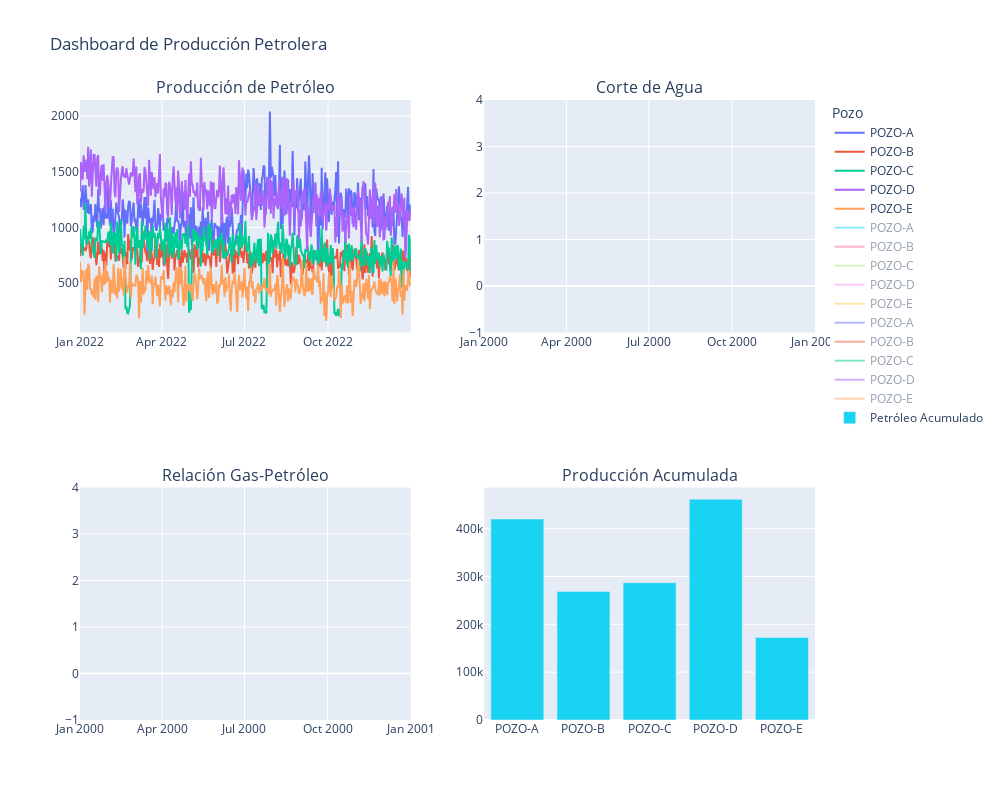

Notebook source saved alongside this figure:
### Code cell
# Dashboard interactivo con múltiples indicadores
fig = make_subplots(
    rows=2, cols=2,
    subplot_titles=('Producción de Petróleo', 'Corte de Agua', 
                   'Relación Gas-Petróleo', 'Producción Acumulada'),
    specs=[[{"type": "scatter"}, {"type": "scatter"}],
           [{"type": "scatter"}, {"type": "bar"}]]
)

# 1. Producción de petróleo
for pozo in pozos:
    datos_pozo = df[df['pozo'] == pozo]
    fig.add_trace(
        go.Scatter(x=datos_pozo['fecha'], y=datos_pozo['petroleo_bbl'],
                  name=pozo, mode='lines'),
        row=1, col=1
    )

# 2. Corte de agua
for pozo in pozos:
    datos_pozo = df[df['pozo'] == pozo]
    fig.add_trace(
        go.Scatter(x=datos_pozo['fecha'], y=datos_pozo['corte_agua'],
                  name=pozo, mode='lines', visible='legendonly'),
        row=1, col=2
    )

# 3. Relación gas-petróleo
for pozo in pozos:
    datos_pozo = df[df['pozo'] == pozo]
    fig.add_trace(
        go.Scatter(x=datos_pozo['fecha'], y=datos_pozo['gas_petroleo_ratio'],
                  name=pozo, mode='lines', visible='legendonly'),
        row=2, col=1
    )

# 4. Producción acumulada
fig.add_trace(
    go.Bar(x=produccion_acumulada.index, y=produccion_acumulada['petroleo_bbl'],
          name='Petróleo Acumulado'),
    row=2, col=2
)

# Actualizar layout
fig.update_layout(height=800, width=1000, title_text="Dashboard de Producción Petrolera",
                 legend_title='Pozo')
fig.show()

### Figure 1 — Plotly figure (JSON) as saved in the notebook; plotly's stock layout.template omitted (floating-point values rounded to 4 significant figures; data arrays with more than 128 entries replaced by an {"elided": "..."} marker saying what was removed)
{"data": [{"mode": "lines", "name": "POZO-A", "type": "scatter", "x": {"elided": "365 str values"}, "xaxis": "x", "y": {"elided": "365 float values"}, "yaxis": "y"}, {"mode": "lines", "name": "POZO-B", "type": "scatter", "x": {"elided": "365 str values"}, "xaxis": "x", "y": {"elided": "365 float values"}, "yaxis": "y"}, {"mode": "lines", "name": "POZO-C", "type": "scatter", "x": {"elided": "365 str values"}, "xaxis": "x", "y": {"elided": "365 float values"}, "yaxis": "y"}, {"mode": "lines", "name": "POZO-D", "type": "scatter", "x": {"elided": "365 str values"}, "xaxis": "x", "y": {"elided": "365 float values"}, "yaxis": "y"}, {"mode": "lines", "name": "POZO-E", "type": "scatter", "x": {"elided": "365 str values"}, "xaxis": "x", "y": {"elided": "365 float values"}, "yaxis": "y"}, {"mode": "lines", "name": "POZO-A", "type": "scatter", "visible": "legendonly", "x": {"elided": "365 str values"}, "xaxis": "x2", "y": {"elided": "365 float values"}, "yaxis": "y2"}, {"mode": "lines", "name": "POZO-B", "type": "scatter", "visible": "legendonly", "x": {"elided": "365 str values"}, "xaxis": "x2", "y": {"elided": "365 float values"}, "yaxis": "y2"}, {"mode": "lines", "name": "POZO-C", "type": "scatter", "visible": "legendonly", "x": {"elided": "365 str values"}, "xaxis": "x2", "y": {"elided": "365 float values"}, "yaxis": "y2"}, {"mode": "lines", "name": "POZO-D", "type": "scatter", "visible": "legendonly", "x": {"elided": "365 str values"}, "xaxis": "x2", "y": {"elided": "365 float values"}, "yaxis": "y2"}, {"mode": "lines", "name": "POZO-E", "type": "scatter", "visible": "legendonly", "x": {"elided": "365 str values"}, "xaxis": "x2", "y": {"elided": "365 float values"}, "yaxis": "y2"}, {"mode": "lines", "name": "POZO-A", "type": "scatter", "visible": "legendonly", "x": {"elided": "365 str values"}, "xaxis": "x3", "y": {"elided": "365 float values"}, "yaxis": "y3"}, {"mode": "lines", "name": "POZO-B", "type": "scatter", "visible": "legendonly", "x": {"elided": "365 str values"}, "xaxis": "x3", "y": {"elided": "365 float values"}, "yaxis": "y3"}, {"mode": "lines", "name": "POZO-C", "type": "scatter", "visible": "legendonly", "x": {"elided": "365 str values"}, "xaxis": "x3", "y": {"elided": "365 float values"}, "yaxis": "y3"}, {"mode": "lines", "name": "POZO-D", "type": "scatter", "visible": "legendonly", "x": {"elided": "365 str values"}, "xaxis": "x3", "y": {"elided": "365 float values"}, "yaxis": "y3"}, {"mode": "lines", "name": "POZO-E", "type": "scatter", "visible": "legendonly", "x": {"elided": "365 str values"}, "xaxis": "x3", "y": {"elided": "365 float values"}, "yaxis": "y3"}, {"name": "Petróleo Acumulado", "type": "bar", "x": ["POZO-A", "POZO-B", "POZO-C", "POZO-D", "POZO-E"], "xaxis": "x4", "y": [420200.0, 268500.0, 286800.0, 461700.0, 172300.0], "yaxis": "y4"}], "layout": {"annotations": [{"font": {"size": 16}, "showarrow": false, "text": "Producción de Petróleo", "x": 0.225, "xanchor": "center", "xref": "paper", "y": 1, "yanchor": "bottom", "yref": "paper"}, {"font": {"size": 16}, "showarrow": false, "text": "Corte de Agua", "x": 0.775, "xanchor": "center", "xref": "paper", "y": 1, "yanchor": "bottom", "yref": "paper"}, {"font": {"size": 16}, "showarrow": false, "text": "Relación Gas-Petróleo", "x": 0.225, "xanchor": "center", "xref": "paper", "y": 0.375, "yanchor": "bottom", "yref": "paper"}, {"font": {"size": 16}, "showarrow": false, "text": "Producción Acumulada", "x": 0.775, "xanchor": "center", "xref": "paper", "y": 0.375, "yanchor": "bottom", "yref": "paper"}], "height": 800, "legend": {"title": {"text": "Pozo"}}, "title": {"text": "Dashboard de Producción Petrolera"}, "width": 1000, "xaxis": {"anchor": "y", "domain": [0, 0.45]}, "xaxis2": {"anchor": "y2", "domain": [0.55, 1]}, "xaxis3": {"anchor": "y3", "domain": [0, 0.45]}, "xaxis4": {"anchor": "y4", "domain": [0.55, 1]}, "yaxis": {"anchor": "x", "domain": [0.625, 1]}, "yaxis2": {"anchor": "x2", "domain": [0.625, 1]}, "yaxis3": {"anchor": "x3", "domain": [0, 0.375]}, "yaxis4": {"anchor": "x4", "domain": [0, 0.375]}}}
